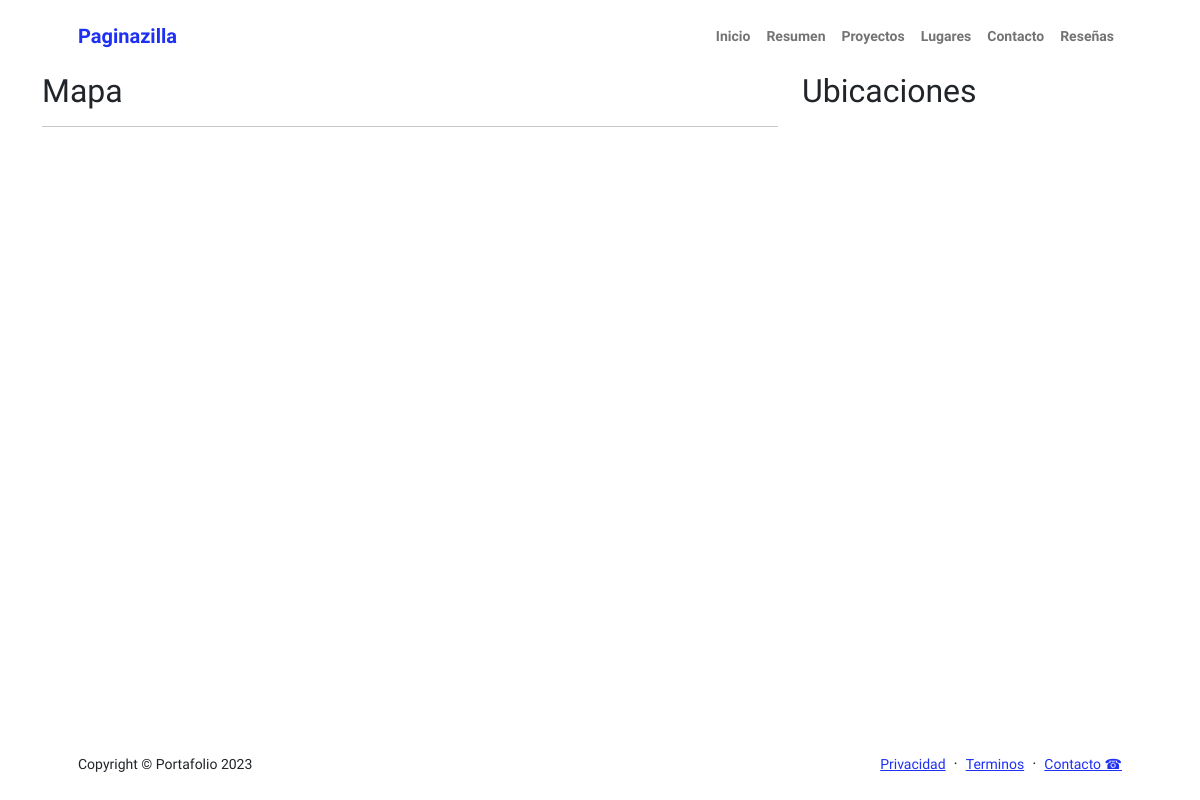
The page /sitios/ on the database as committed earlier.
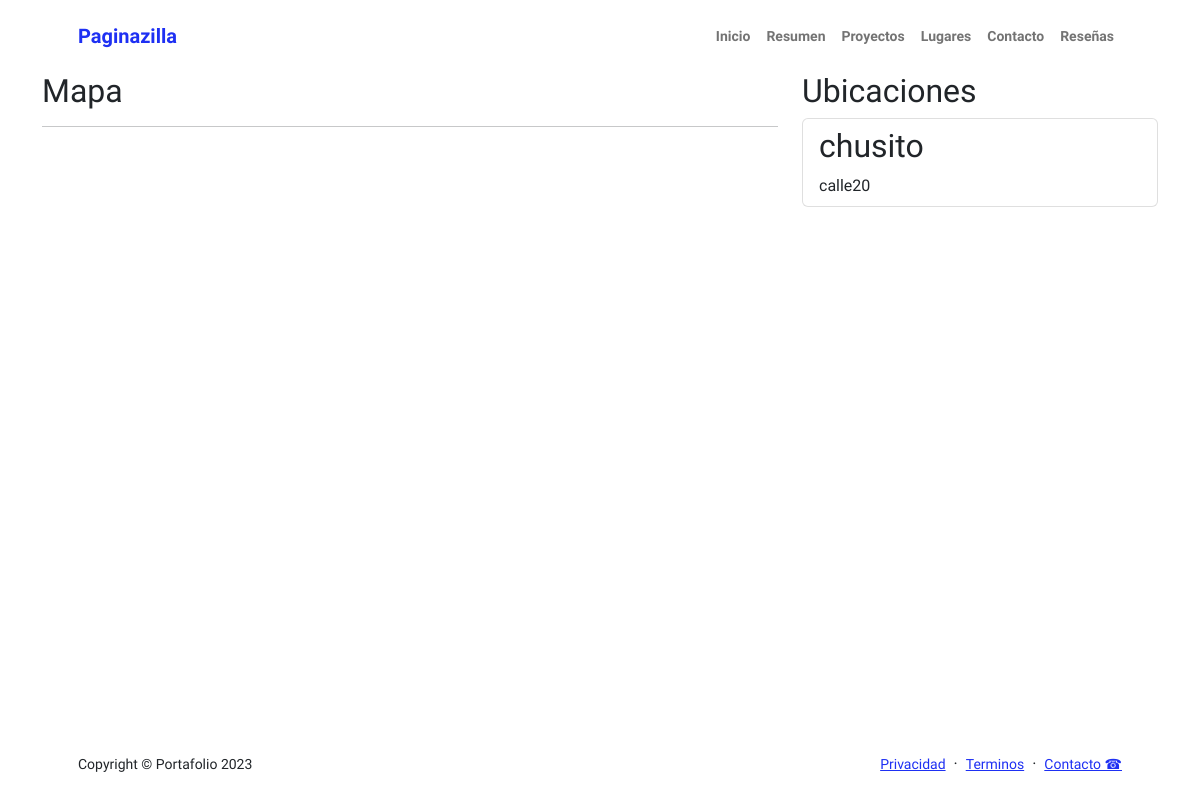
The same page on the database as committed later.
### Aplicaciones/ubicaciones/models.py (models this page shows)
class Lugares(models.Model):
    name = models.CharField(max_length=250, verbose_name='Nombre chusito')
    address = models.CharField(max_length=250, verbose_name='Dirección')
    lat = models.FloatField(verbose_name='Latitud')
    lng = models.FloatField(verbose_name='Longitud')

### Aplicaciones/ubicaciones/views.py (the view)
# urls.py: path("sitios/", views.sitios_interes, name="sitios"),
def sitios_interes(request):
    locations = Lugares.objects.all()
    initialMap = folium.Map(location=[4.920626,-74.032649], zoom_start=10)
    latitudes = [location.lat for location in locations]
    longitudes = [location.lng for location in locations]
    popups = [location.name for location in locations]
    FastMarkerCluster(data=list(zip(latitudes, longitudes, popups))).add_to(initialMap)
    context = {'map':initialMap._repr_html_(), 'locations':locations}
    return render(request, 'mapa.html',context )

### Aplicaciones/ubicaciones/templates/mapa.html (shortened to what this page needs)
{% extends "layouts/base.html" %}
{% load static %}
{% block content %}
    <div class="container">
        <div class="row">
            <div class="col-md-8">
                <h2>Mapa</h2>
                <hr>
            </div>
            <div class="container col-md-4">
                <h2>Ubicaciones</h2>
                <ul class="list-group">
                    {% for loc in locations %}
                        <li class="list-group-item">
                            <h2>{{loc.name}}</h2>
                            {{ loc.address }}
                        </li>
                    {% endfor %}
                </ul>
            </div>
        </div>
    </div>
{% endblock %}

Rows that differ between the two databases and show on the page:
added Lugares: name "chusito", address "calle20"
